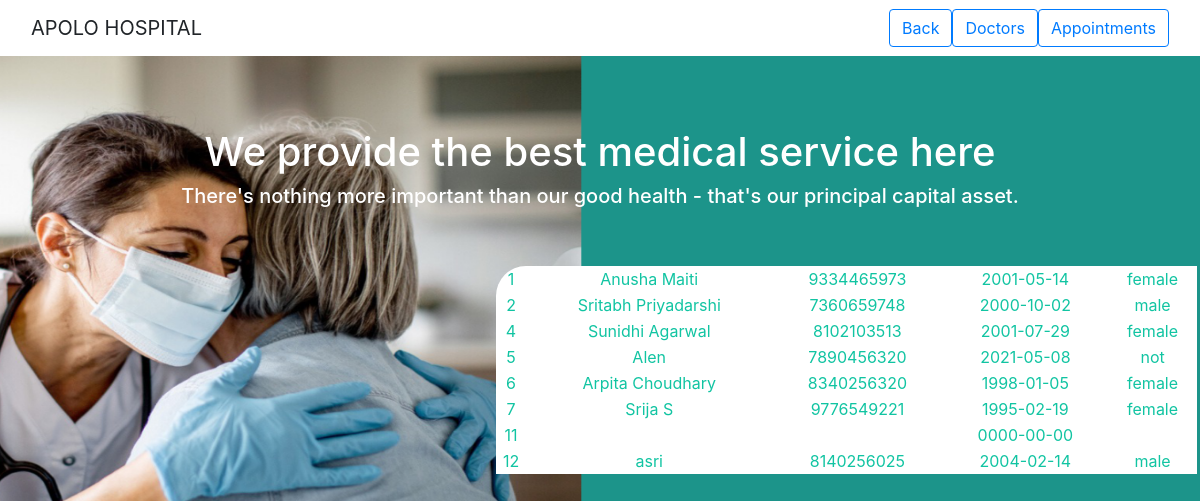
The app's page /display_p.php with its own data.
### tables this page shows
CREATE TABLE `patients` (
  `id` int(11) NOT NULL,
  `name` varchar(50) NOT NULL,
  `phno` varchar(10) DEFAULT NULL,
  `password` varchar(20) NOT NULL,
  `gender` varchar(25) DEFAULT NULL,
  `dob` date DEFAULT NULL,
  `address` varchar(120) DEFAULT NULL
);

### display_p.php (the view, shortened to what this page needs)
<!DOCTYPE html>
<html lang="en">
    <head>
        <link
        rel="stylesheet"
        href="https://stackpath.bootstrapcdn.com/bootstrap/4.3.1/css/bootstrap.min.css"
        />
    </head>
    <body>
        <nav class="navbar navbar-light" style="background-color: white;">
                <div class="container-fluid">
                <a class="navbar-brand">APOLO HOSPITAL</a>
                <ul class="nav nav-pills">
                        <li class="active">
                            <form method="get" action="admin_panel.php">
                            <button type="submit" class="btn btn-outline-primary" id="back" name="back">Back</button>
                            </form>
                        </li>
                        <li>
                            <form method="get" action="display.php">
                            <button type="submit" class="btn btn-outline-primary" id="dbt" name="dbt">Doctors</button>
                            </form>
                        </li>
                        <li>
                            <form method="get" action="display_a.php">
                            <button type="submit" class="btn btn-outline-primary" id="abt" name="abt">Appointments </button>
                            </form>
                        </li>
                    </ul>
                </div>
            </nav>
        <div>
            <div class="card-img-overlay" style="text-align:center ; margin-top:8%;" >
            <div id="pictxt" class="w3-container">
                <h1 class="w3-center w3-animate-top" style="margin-top: 1%;"> We provide the best medical service here </h1>
                <h5>There's nothing more important than our good health - that's our principal capital asset.</h5>
            </div>
            <?php
                require("dbconn.php");
                $sel = mysqli_query($connect,"SELECT id,name,phno,dob,gender FROM patients");
                echo "<table id='disp'>";
                while($res = mysqli_fetch_array($sel)){
                    echo "<tr><td>".$res[0]."</td><td>".$res[1]."</td><td>".$res[2]."</td><td>".$res[3]." </td><td>".$res[4]."</td> </tr>";
                }
                echo "</table>";
            ?>
            </div>
        </div>
    </body>
</html>

### display_p.php (style rules this page uses)
#disp { background-color: white; color : #11C4A2; flex : 50%; width : 60.5%; margin-top: 5%; margin-left: 41%; padding: 10%; border-radius: 30px 0px 0px 0px; }
#pictxt { color: white; }

### records on screen
patients: id "1", name "Anusha Maiti", phno "9334465973", dob "2001-05-14", gender "female"
patients: id "2", name "Sritabh Priyadarshi", phno "7360659748", dob "2000-10-02", gender "male"
patients: id "4", name "Sunidhi Agarwal", phno "8102103513", dob "2001-07-29", gender "female"
patients: id "5", name "Alen", phno "7890456320", dob "2021-05-08", gender "not"
patients: id "6", name "Arpita Choudhary", phno "8340256320", dob "1998-01-05", gender "female"
patients: id "7", name "Srija S", phno "9776549221", dob "1995-02-19", gender "female"
patients: id "11", dob "0000-00-00"
patients: id "12", name "asri", phno "8140256025", dob "2004-02-14", gender "male"
